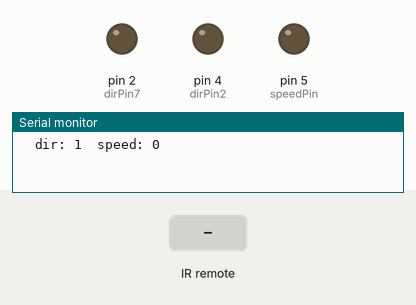
This sketch was run on a simulated Arduino Uno, built with avr-gcc and run on an emulated ATmega328P. Parts: output pins drawn as LEDs (lit = HIGH), the last lines printed to the serial monitor. Inputs (shaded band) come from the test bench.

Above: at 1.2 s.
1.3 s: infrared code 0xFFA25D received
At 2.2 s:
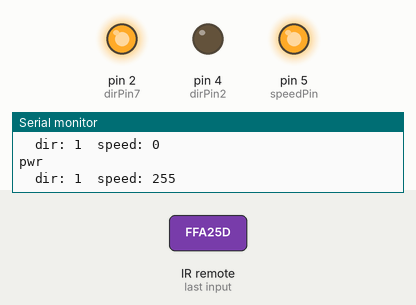
2.8 s: infrared code 0xFFA857 received
At 3.3 s:
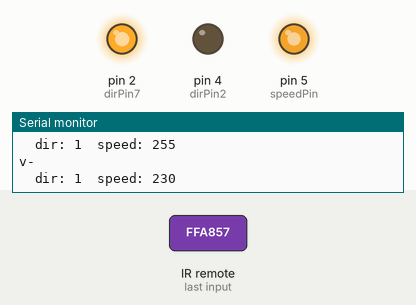
4.3 s: infrared code 0xFFA25D received
At 5.6 s:
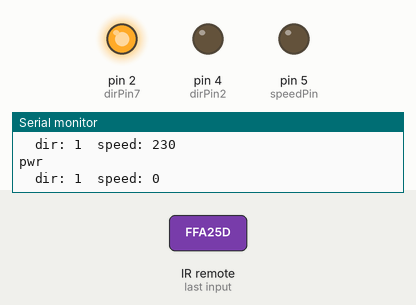
Timing chart, 0 to 7.3 s (numbered marks = the images above; inputs shaded):
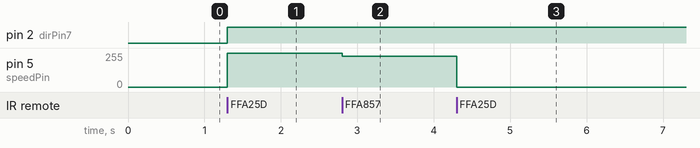

Measured:
- after the input at 1.3 s, pin 2 (dirPin7): LOW → HIGH at once; pin 5 (speedPin): 0/255 → 255/255 at once
- after the input at 2.8 s, pin 5 (speedPin): 255/255 → 230/255 at once
- after the input at 4.3 s, pin 5 (speedPin): 230/255 → 0/255 at once

The sketch:

irFan.ino.ino
```cpp
#include <IRremote.h>

  int rcvrPin = 6;
    IRrecv IR(rcvrPin);
    decode_results cmd;
    String myCom;

  int speedPin = 5;
    int dcSpeed;
    int dcDir = 1;
    int dcMin = 100;
    int dcMax = 255;
    int dcInc = 25;
  int dirPin2 = 4;
  int dirPin7 = 2;

  int dt = 50;


void setup() {
  pinMode(rcvrPin,INPUT);
  pinMode(speedPin,OUTPUT);
  pinMode(dirPin2,OUTPUT);
  pinMode(dirPin7,OUTPUT);

  Serial.begin(9600);
  IR.enableIRIn();
}

void loop() {
  Serial.println(myCom);
  Serial.print("  dir: ");
  Serial.print(dcDir);
  Serial.print("  speed: ");
  Serial.println(dcSpeed);


  while(IR.decode(&cmd)==0){
  }

  if(cmd.value==0xFFA25D){
    myCom="pwr";
    if (dcSpeed==0){
      dcSpeed=dcMax;
    }
    else{
      dcSpeed=0;
    }
  }
  else if(cmd.value==0xFF629D){
    myCom="v+";
    if(dcSpeed<(dcMax-dcInc)){
      dcSpeed+=dcInc;
    }
  }
  else if(cmd.value==0xFFA857){
    myCom="v-";
    if(dcSpeed>(dcMin+dcInc)){
      dcSpeed-=dcInc;
    }
  }
  else if(cmd.value==0xFF22DD){
    myCom="rwd";
    dcDir=-1;
  }
  else if(cmd.value==0xFFC23d){
    myCom="ff";
    dcDir=1;
  }


    digitalWrite(dirPin2,LOW*dcDir);
    digitalWrite(dirPin7,HIGH*dcDir);
    analogWrite(speedPin,dcSpeed);


  delay(dt);
  IR.resume();
}
```
